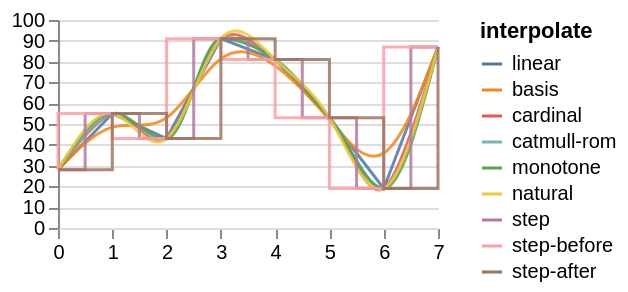

Vega-Lite specification for this chart:
### Vega specification from a JSON file in a GitHub repository (floating-point values rounded to 4 significant figures)
{"$schema": "https://vega.github.io/schema/vega/v5.json", "description": "One line per interpolation over the same eight readings. Nothing else in the suite asks for a curve, so nothing else would notice a renderer that drew every one of them as straight segments — nine identical lines under a legend naming nine different shapes.", "background": "white", "padding": 5, "width": 190, "height": 104, "data": [{"name": "table", "values": [{"c": "linear", "u": 0, "v": 28}, {"c": "linear", "u": 1, "v": 55}, {"c": "linear", "u": 2, "v": 43}, {"c": "linear", "u": 3, "v": 91}, {"c": "linear", "u": 4, "v": 81}, {"c": "linear", "u": 5, "v": 53}, {"c": "linear", "u": 6, "v": 19}, {"c": "linear", "u": 7, "v": 87}, {"c": "basis", "u": 0, "v": 28}, {"c": "basis", "u": 1, "v": 55}, {"c": "basis", "u": 2, "v": 43}, {"c": "basis", "u": 3, "v": 91}, {"c": "basis", "u": 4, "v": 81}, {"c": "basis", "u": 5, "v": 53}, {"c": "basis", "u": 6, "v": 19}, {"c": "basis", "u": 7, "v": 87}, {"c": "cardinal", "u": 0, "v": 28}, {"c": "cardinal", "u": 1, "v": 55}, {"c": "cardinal", "u": 2, "v": 43}, {"c": "cardinal", "u": 3, "v": 91}, {"c": "cardinal", "u": 4, "v": 81}, {"c": "cardinal", "u": 5, "v": 53}, {"c": "cardinal", "u": 6, "v": 19}, {"c": "cardinal", "u": 7, "v": 87}, {"c": "catmull-rom", "u": 0, "v": 28}, {"c": "catmull-rom", "u": 1, "v": 55}, {"c": "catmull-rom", "u": 2, "v": 43}, {"c": "catmull-rom", "u": 3, "v": 91}, {"c": "catmull-rom", "u": 4, "v": 81}, {"c": "catmull-rom", "u": 5, "v": 53}, {"c": "catmull-rom", "u": 6, "v": 19}, {"c": "catmull-rom", "u": 7, "v": 87}, {"c": "monotone", "u": 0, "v": 28}, {"c": "monotone", "u": 1, "v": 55}, {"c": "monotone", "u": 2, "v": 43}, {"c": "monotone", "u": 3, "v": 91}, {"c": "monotone", "u": 4, "v": 81}, {"c": "monotone", "u": 5, "v": 53}, {"c": "monotone", "u": 6, "v": 19}, {"c": "monotone", "u": 7, "v": 87}, {"c": "natural", "u": 0, "v": 28}, {"c": "natural", "u": 1, "v": 55}, {"c": "natural", "u": 2, "v": 43}, {"c": "natural", "u": 3, "v": 91}, {"c": "natural", "u": 4, "v": 81}, {"c": "natural", "u": 5, "v": 53}, {"c": "natural", "u": 6, "v": 19}, {"c": "natural", "u": 7, "v": 87}, {"c": "step", "u": 0, "v": 28}, {"c": "step", "u": 1, "v": 55}, {"c": "step", "u": 2, "v": 43}, {"c": "step", "u": 3, "v": 91}, {"c": "step", "u": 4, "v": 81}, {"c": "step", "u": 5, "v": 53}, {"c": "step", "u": 6, "v": 19}, {"c": "step", "u": 7, "v": 87}, {"c": "step-before", "u": 0, "v": 28}, {"c": "step-before", "u": 1, "v": 55}, {"c": "step-before", "u": 2, "v": 43}, {"c": "step-before", "u": 3, "v": 91}, {"c": "step-before", "u": 4, "v": 81}, {"c": "step-before", "u": 5, "v": 53}, {"c": "step-before", "u": 6, "v": 19}, {"c": "step-before", "u": 7, "v": 87}, {"c": "step-after", "u": 0, "v": 28}, {"c": "step-after", "u": 1, "v": 55}, {"c": "step-after", "u": 2, "v": 43}, {"c": "step-after", "u": 3, "v": 91}, {"c": "step-after", "u": 4, "v": 81}, {"c": "step-after", "u": 5, "v": 53}, {"c": "step-after", "u": 6, "v": 19}, {"c": "step-after", "u": 7, "v": 87}]}], "scales": [{"name": "x", "type": "linear", "domain": {"data": "table", "field": "u"}, "range": [0, {"signal": "width"}]}, {"name": "y", "type": "linear", "domain": [0, 100], "range": [{"signal": "height"}, 0]}, {"name": "colour", "type": "ordinal", "domain": ["linear", "basis", "cardinal", "catmull-rom", "monotone", "natural", "step", "step-before", "step-after"], "range": {"scheme": "tableau10"}}], "axes": [{"scale": "x", "orient": "bottom", "tickCount": 7}, {"scale": "y", "orient": "left", "grid": true}], "legends": [{"stroke": "colour", "title": "interpolate", "symbolType": "stroke"}], "marks": [{"type": "group", "from": {"facet": {"name": "one", "data": "table", "groupby": "c"}}, "marks": [{"type": "line", "from": {"data": "one"}, "encode": {"update": {"x": {"scale": "x", "field": "u"}, "y": {"scale": "y", "field": "v"}, "stroke": {"scale": "colour", "field": "c"}, "strokeWidth": {"value": 1.5}, "strokeOpacity": {"value": 0.85}, "interpolate": {"field": "c"}}}}]}]}
